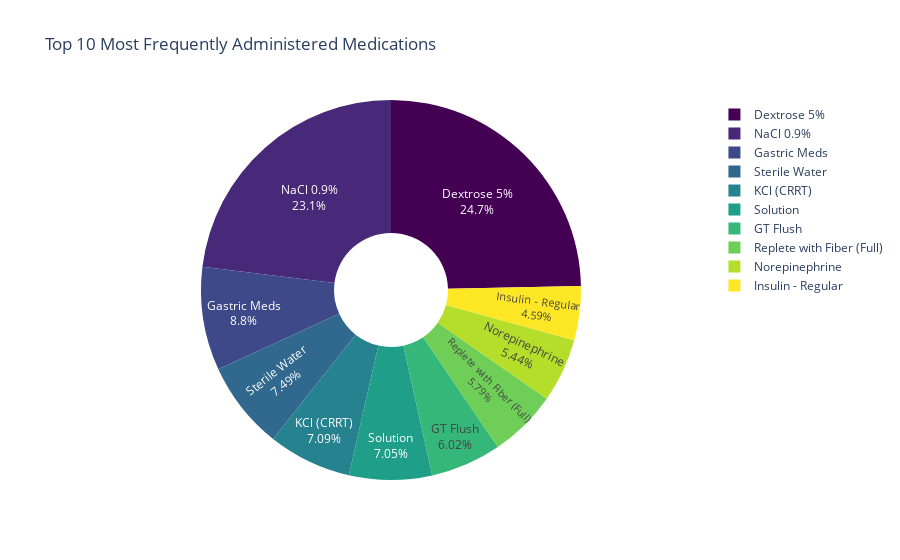

The code cell stored with this chart in its notebook:
### Code cell
import plotly.express as px

fig = px.pie(medication_frequency, values=medication_frequency.values,names=medication_frequency.index,    
    title="Top 10 Most Frequently Administered Medications",
    hole=0.3, 
    color_discrete_sequence=px.colors.sequential.Viridis 
)

fig.update_traces(
    textposition='inside',  
    textinfo='percent+label'
)

fig.show()

### Figure 1 — Plotly figure (JSON) as saved in the notebook; plotly's stock layout.template omitted (floating-point values rounded to 4 significant figures)
{"data": [{"domain": {"x": [0, 1], "y": [0, 1]}, "hole": 0.3, "hovertemplate": "label=%{label}<br>value=%{value}<extra></extra>", "labels": ["Dextrose 5%", "NaCl 0.9%", "Gastric Meds", "Sterile Water", "KCl (CRRT)", "Solution", "GT Flush", "Replete with Fiber (Full)", "Norepinephrine", "Insulin - Regular"], "legendgroup": "", "name": "", "showlegend": true, "textinfo": "percent+label", "textposition": "inside", "type": "pie", "values": [1722, 1609, 614, 523, 495, 492, 420, 404, 380, 320]}], "layout": {"legend": {"tracegroupgap": 0}, "piecolorway": ["#440154", "#482878", "#3e4989", "#31688e", "#26828e", "#1f9e89", "#35b779", "#6ece58", "#b5de2b", "#fde725"], "title": {"text": "Top 10 Most Frequently Administered Medications"}}}
